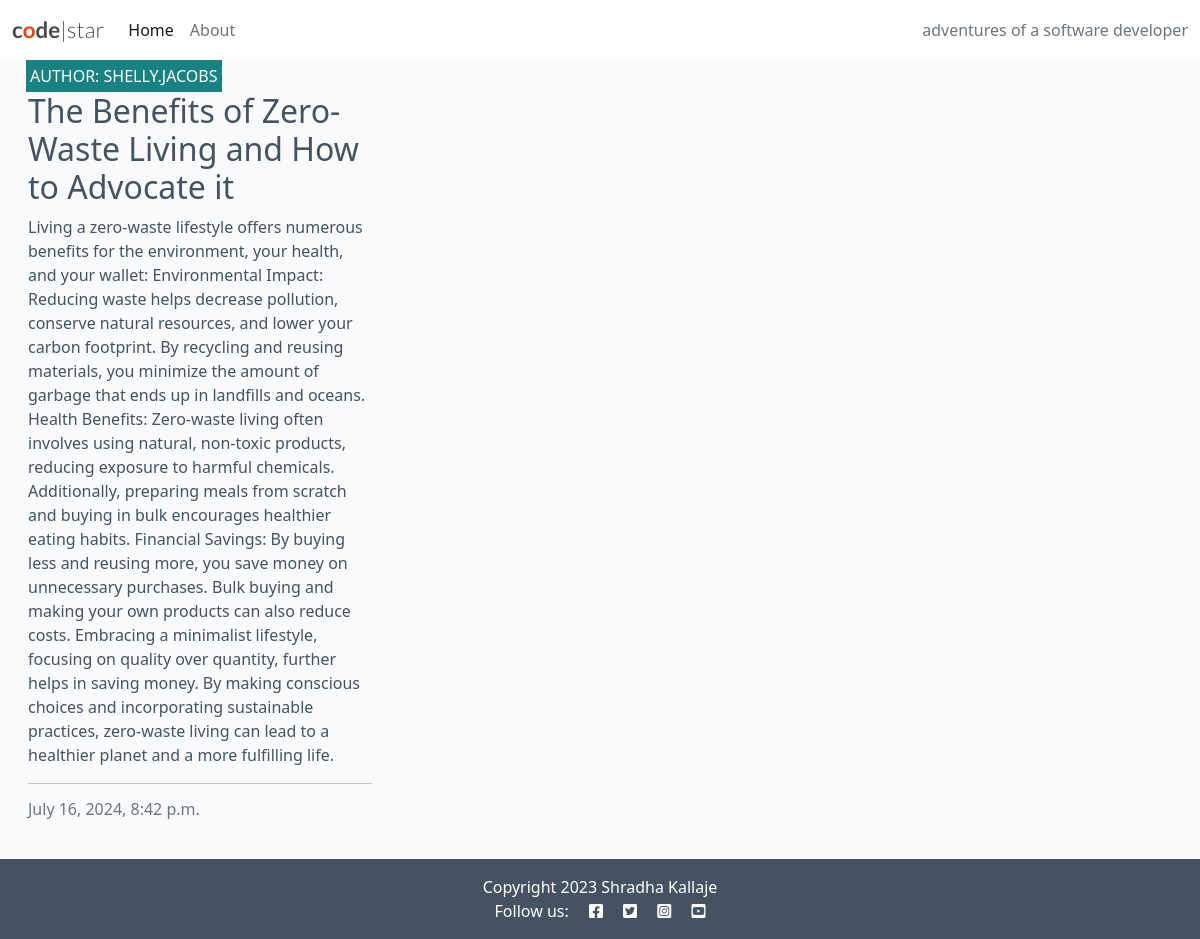
/, run on an earlier commit of the app's database.
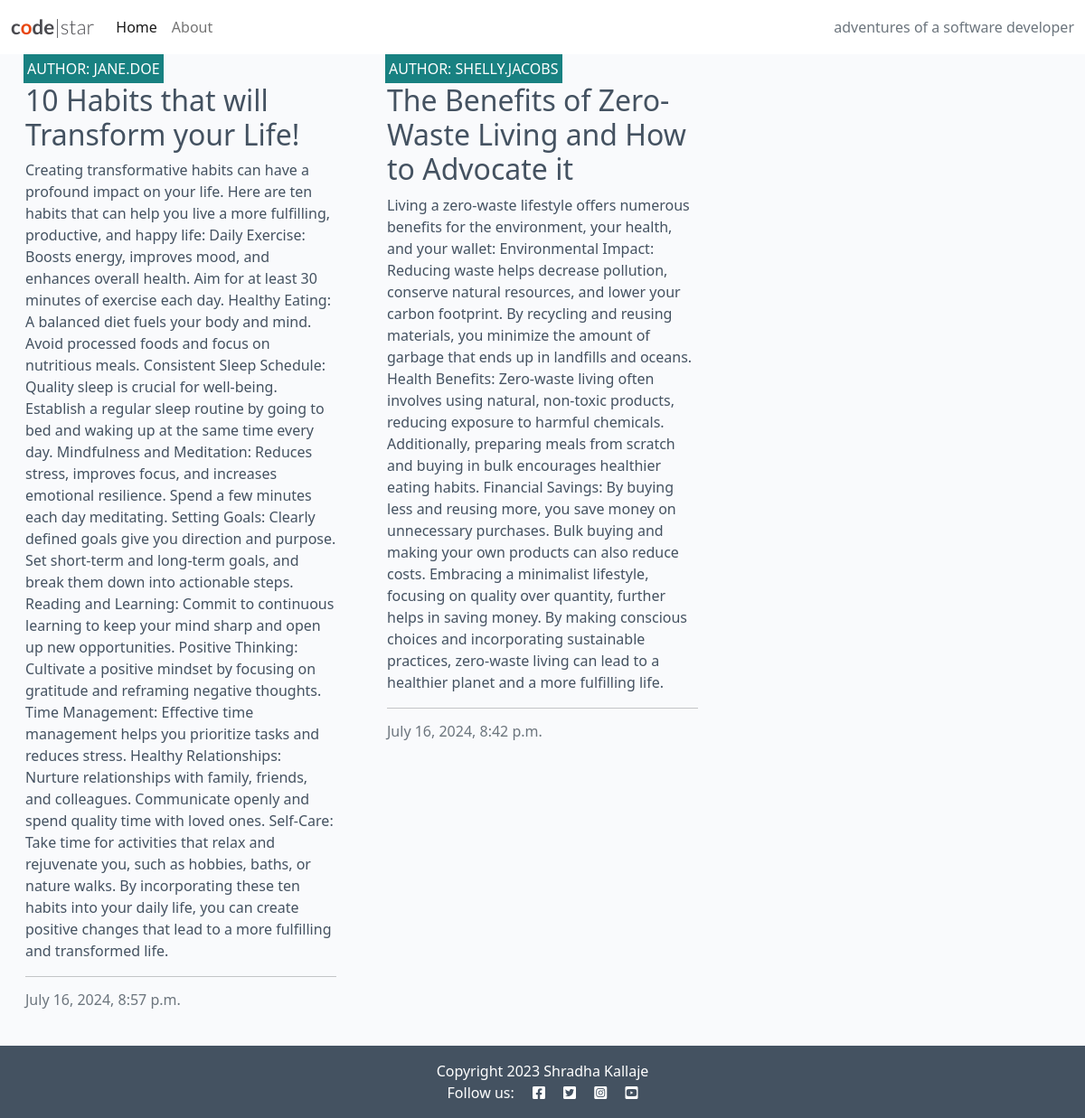
And on a later commit of the database.
### blog/models.py (models this page shows, shortened)
class Post(models.Model):
    title = models.CharField(max_length=200, unique=True)
    slug = models.SlugField(max_length=200, unique=True)
    author = models.ForeignKey(User, on_delete=models.CASCADE, related_name="blog_posts")
    content = models.TextField()
    created_on = models.DateTimeField(auto_now_add=True)
    status = models.IntegerField(choices=STATUS, default=0)
    excerpt = models.TextField(blank=True)
    updated_on = models.DateTimeField(auto_now=True)
    class Meta:
        ordering = ["-created_on"]

### blog/views.py (the view)
# urls.py: path('', views.PostList.as_view(), name='home'),
class PostList(generic.ListView):
    queryset = Post.objects.filter(status=1)
    template_name = "blog/index.html"
    paginate_by = 6

### blog/templates/blog/index.html (shortened to what this page needs)
{% extends "base.html" %}
{% block content %}
<div class="container-fluid">
    <div class="row">
        <div class="col-12 mt-3 left">
            <div class="row">
                {% for post in post_list %}
                <div class="col-md-4">
                    <div class="card mb-4">
                        <div class="card-body">
                            <div class="image-container">
                                <div class="image-flash">
                                    <p class="author">Author: {{ post.author }}</p>
                                </div>
                            </div>
                            <a href="{% url 'post_detail' post.slug %}" class="post-link">
                                <h2 class="card-title">{{ post.title }}</h2>
                                <p class="card-text">{{ post.excerpt }}</p>
                            </a>
                            <hr />
                            <p class="card-text text-muted h6">{{ post.created_on}}
                            </p>
                        </div>
                    </div>
                </div>
                {% endfor %}
            </div>
        </div>
    </div>
</div>
{% endblock %}
{% block copyright %}
Copyright 2023 Shradha Kallaje
{% endblock %}

What changed in the data, as far as the page shows it:
added Post: author "JANE.DOE", title "10 Habits that will Transform your Life!", excerpt "Creating transformative habits can have a profound impact on your life. Here are ten habits that can help you live a more fulfilling, productive, and happy life: Daily Exercise: Boosts energy, improves mood, and enhances overall health. Aim for at least 30 minutes of exercise each day. Healthy Eating: A balanced diet fuels your body and mind. Avoid processed foods and focus on nutritious meals. Consistent Sleep Schedule: Quality sleep is crucial for well-being. Establish a regular sleep routine by going to bed and waking up at the same time every day. Mindfulness and Meditation: Reduces stress, improves focus, and increases emotional resilience. Spend a few minutes each day meditating.…", created_on "July 16, 2024, 8:57 p.m."
